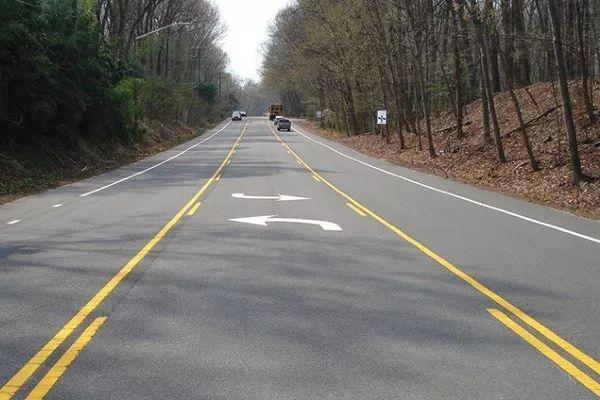
#> input picture opencv_lane_detection/test_image.jpeg, 600 x 400 px
$ python lane_follower_2.py
#> lines starting #> are read from the running program, lines starting #| are printed output that depends on the picture; after the words box and inside, x2 and y2 are one past the last pixel; in counts of white or black regions, pixels touching at a corner belong together
import cv2
import numpy as np
from matplotlib import pyplot as plt
def canny(image):
	gray = cv2.cvtColor(lane_image, cv2.COLOR_RGB2GRAY)
	gaussian_blur = cv2.GaussianBlur(gray, (5,5), 0)
	canny = cv2.Canny(gaussian_blur, 130, 200)
	return canny

def region_of_interest(image):
	height = image.shape[0]
	polygons = np.array([[(0, height),(600,250),(200,100)]]) #cropping desired area
	#it is not shown here but I used matplotlib to decide region of interest.
	mask = np.zeros_like(image)
	cv2.fillPoly(mask, polygons, 255) #taking desired region
	masked_image = cv2.bitwise_and(image, mask)
	return masked_image

def display_lines(image, lines):
	line_image = np.zeros_like(image)
	if lines is not None:
		for line in lines:
			x1, y1, x2, y2 = line.reshape(4)
			cv2.line(line_image, (x1, y1), (x2, y2), (0, 0, 255), 10)
	return line_image

image = cv2.imread('test_image.jpeg')
#> image is the input picture: shape (400, 600, 3); mean B, G, R 104.5, 110.4, 113.6
lane_image = np.copy(image)
mcanny = canny(lane_image)
#> in canny, `gray = cv2.cvtColor(lane_image, cv2.COLOR_RGB2GRAY)`:
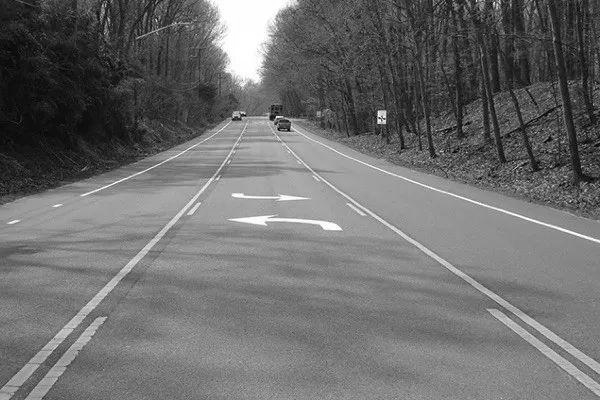
#> gray: shape (400, 600); min 0, max 255, mean 109.1
#> in canny, `canny = cv2.Canny(gaussian_blur, 130, 200)`:
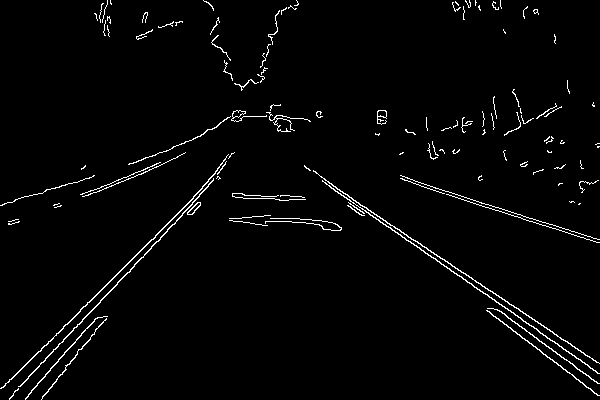
#> canny: shape (400, 600); 2.3% white in thin lines or dots
cropped_image = region_of_interest(mcanny)
#> in region_of_interest, `cv2.fillPoly(mask, polygons, 255)`:
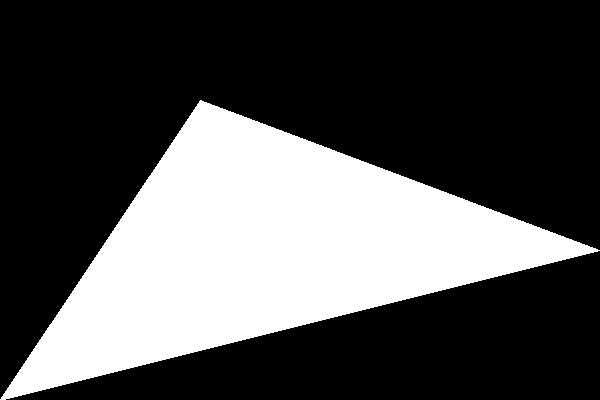
#> mask: shape (400, 600); 31.5% white; 1 white region, box (x1, y1, x2, y2) and area: (0, 100, 600, 400) 75598
#> in region_of_interest, `masked_image = cv2.bitwise_and(image, mask)`:
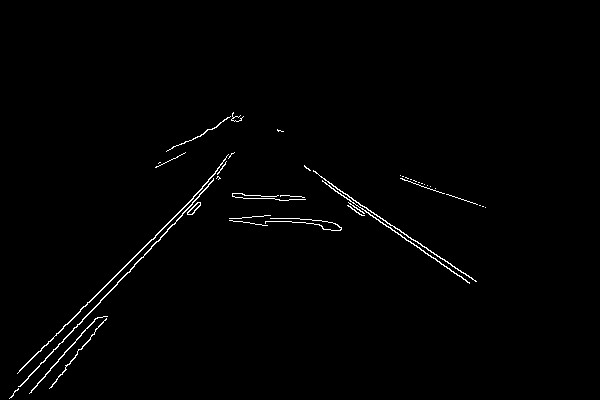
#> masked_image: shape (400, 600); 1% white in thin lines or dots, all inside (x1, y1, x2, y2) = (9, 112, 486, 399)

# HOUGH TRANSFORM
lines = cv2.HoughLinesP(cropped_image, 2, np.pi/180, 100, np.array([]), minLineLength=150, maxLineGap=10) # (np.pi/180 equals 1 degree)
#> lines = [[40, 351, 193, 198], [9, 398, 154, 243], [17, 373, 193, 197]]
# the third value is threshold of how many intersections required to decide whether something is a line and 100 is a good number.
# fifth and sixth values are optional, fourt one adjusts the minimum pixels required to make a line and fifth one adjust the max gap between two line
line_image = display_lines(lane_image, lines)
#> the loop in display_lines, `for line in lines:` made 3 passes
#> after the loop in display_lines, `for line in lines:`:
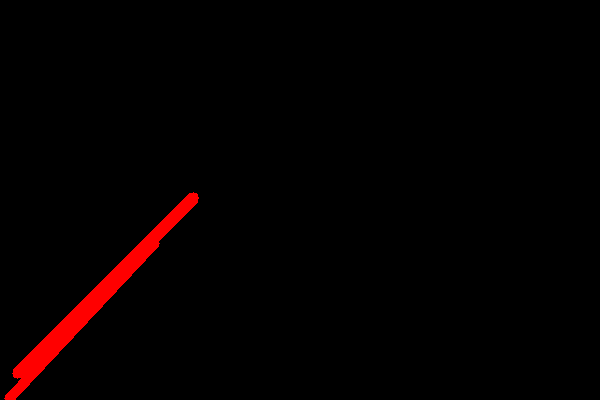
#> line_image: shape (400, 600, 3); mean of channels 0, 1, 2 0, 0, 5; drawn as B, G, R
cv2.imshow('result', line_image)
cv2.waitKey(0)
